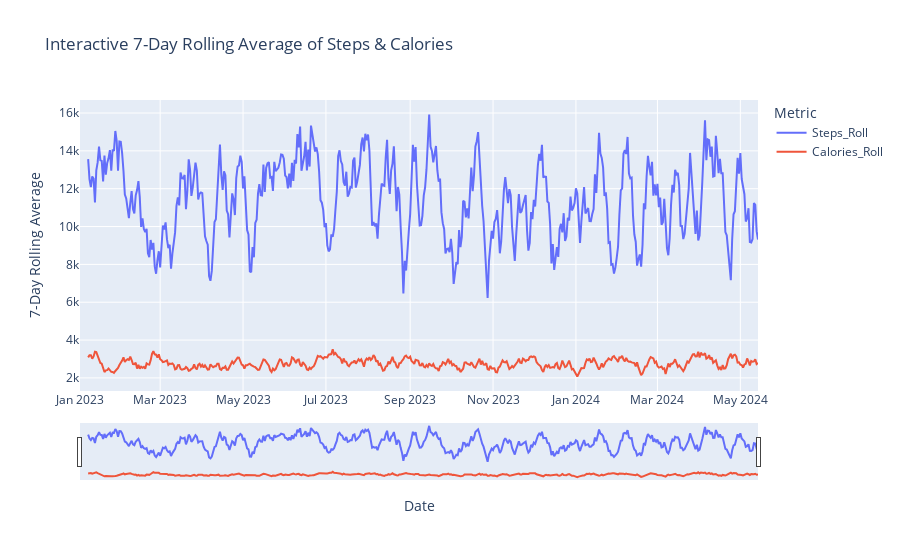

Notebook code for this chart:
### Code cell
df_long = df.melt(
    id_vars="Date",
    value_vars=["Steps_Roll", "Calories_Roll"],
    var_name="Metric",
    value_name="Value"
)

# Interactive line chart
fig = px.line(
    df_long,
    x="Date",
    y="Value",
    color="Metric",
    title="Interactive 7-Day Rolling Average of Steps & Calories",
    labels={"Value": "7-Day Rolling Average"}
)

fig.update_layout(
    hovermode="x unified",
    legend_title="Metric",
    xaxis=dict(rangeslider=dict(visible=True)) 
)

fig.show()

### Figure 1 — Plotly figure (JSON) as saved in the notebook; plotly's stock layout.template omitted (floating-point values rounded to 4 significant figures; data arrays with more than 128 entries replaced by an {"elided": "..."} marker saying what was removed)
{"data": [{"hovertemplate": "Metric=Steps_Roll<br>Date=%{x}<br>7-Day Rolling Average=%{y}<extra></extra>", "legendgroup": "Steps_Roll", "line": {"color": "#636efa", "dash": "solid"}, "marker": {"symbol": "circle"}, "mode": "lines", "name": "Steps_Roll", "orientation": "v", "showlegend": true, "type": "scatter", "x": {"elided": "500 str values"}, "xaxis": "x", "y": {"elided": "500 float values"}, "yaxis": "y"}, {"hovertemplate": "Metric=Calories_Roll<br>Date=%{x}<br>7-Day Rolling Average=%{y}<extra></extra>", "legendgroup": "Calories_Roll", "line": {"color": "#EF553B", "dash": "solid"}, "marker": {"symbol": "circle"}, "mode": "lines", "name": "Calories_Roll", "orientation": "v", "showlegend": true, "type": "scatter", "x": {"elided": "500 str values"}, "xaxis": "x", "y": {"elided": "500 float values"}, "yaxis": "y"}], "layout": {"hovermode": "x unified", "legend": {"title": {"text": "Metric"}, "tracegroupgap": 0}, "title": {"text": "Interactive 7-Day Rolling Average of Steps & Calories"}, "xaxis": {"anchor": "y", "domain": [0, 1], "rangeslider": {"visible": true}, "title": {"text": "Date"}}, "yaxis": {"anchor": "x", "domain": [0, 1], "title": {"text": "7-Day Rolling Average"}}}}
